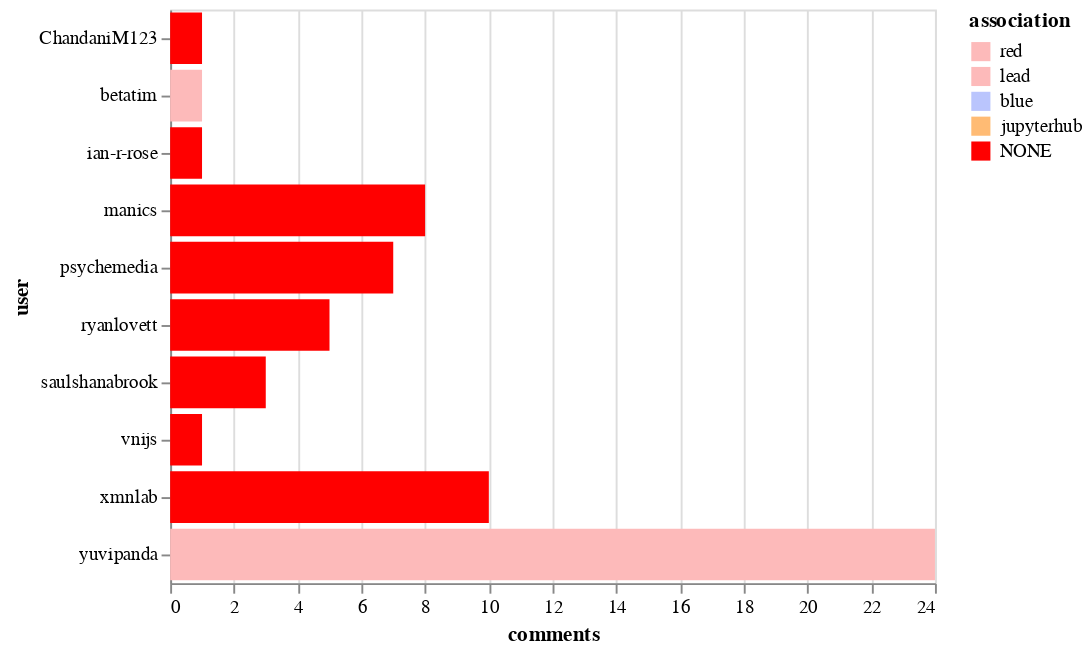

Notebook cell for this chart:
### Markdown cell above
## Top commenters

### Code cell
alt.Chart(top_commenters).mark_bar().encode(
    x='comments',
    y='user',
    color=alt.Color('association', sort=["CONTRIBUTOR", "MEMBER", "NONE"], scale=color_scale)
)

### Figure 1 — Vega-Lite specification as saved in the notebook (floating-point values rounded to 4 significant figures)
{"$schema": "https://vega.github.io/schema/vega-lite/v2.6.0.json", "config": {"view": {"height": 300, "width": 400}}, "data": {"name": "data-806ce6c50cf20fca1f83a5fe96457766"}, "datasets": {"data-806ce6c50cf20fca1f83a5fe96457766": [{"association": "red", "comments": 24, "user": "yuvipanda"}, {"association": "NONE", "comments": 10, "user": "xmnlab"}, {"association": "NONE", "comments": 8, "user": "manics"}, {"association": "NONE", "comments": 7, "user": "psychemedia"}, {"association": "NONE", "comments": 5, "user": "ryanlovett"}, {"association": "NONE", "comments": 3, "user": "saulshanabrook"}, {"association": "NONE", "comments": 1, "user": "vnijs"}, {"association": "NONE", "comments": 1, "user": "ian-r-rose"}, {"association": "red", "comments": 1, "user": "betatim"}, {"association": "NONE", "comments": 1, "user": "ChandaniM123"}]}, "encoding": {"color": {"field": "association", "scale": {"domain": ["red", "lead", "blue", "jupyterhub", "NONE"], "range": ["#fdbaba", "#fdbaba", "#bac5fd", "#ffbb74", "red"]}, "sort": ["CONTRIBUTOR", "MEMBER", "NONE"], "type": "nominal"}, "x": {"field": "comments", "type": "quantitative"}, "y": {"field": "user", "type": "nominal"}}, "mark": "bar"}
